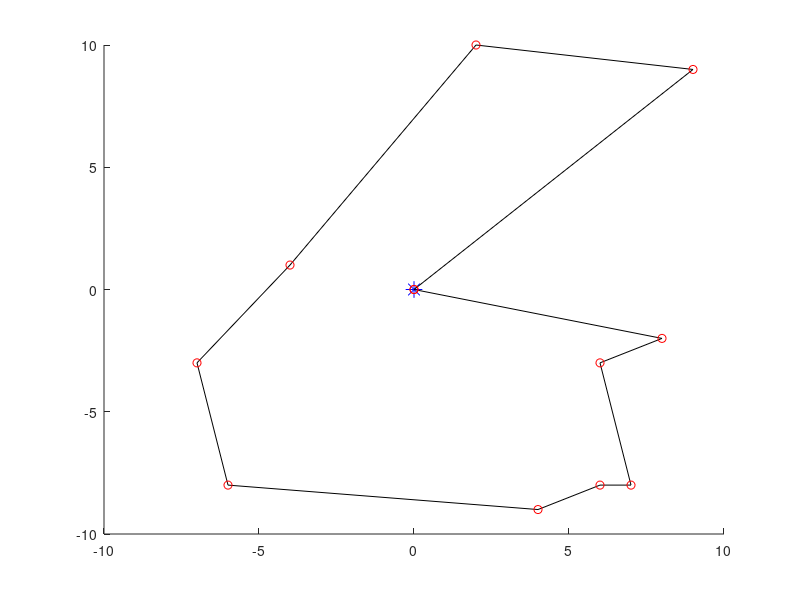
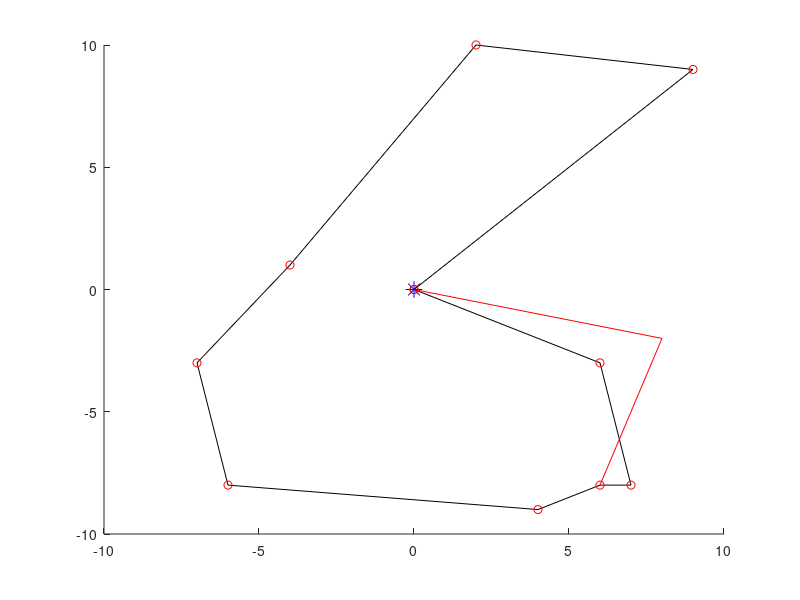
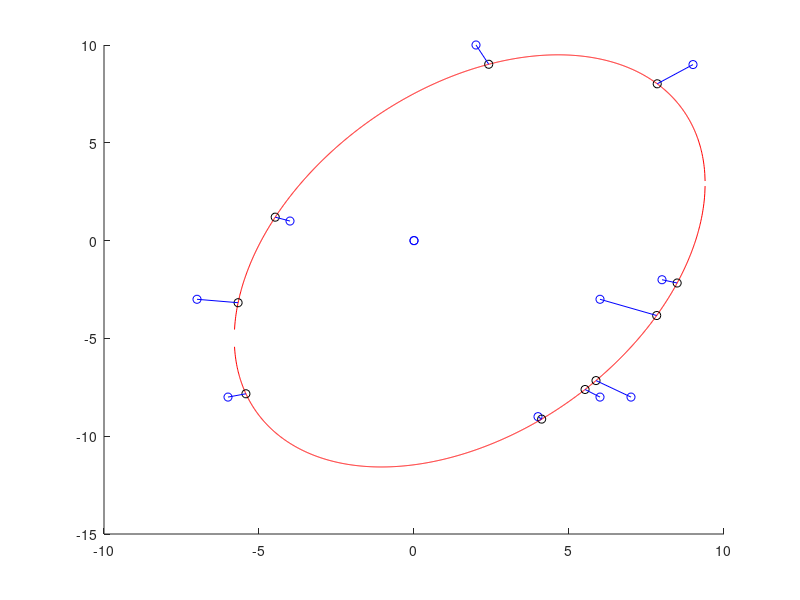

MATLAB code to generate these figures, in order:
function[] = TDRA( )
% This main function will execute the entirety of the Truck and Drone 
% routing algorithm. 

%%%
% When it comes to calculating the "travel time between two customers" we will 
% use the distance between the two nodes for trucks. When calculating the 
% travel time between two customers by UAV, we will use the distance but 
% divided by a speed factor of 1.5.
%%%

    % Variables 
    %      C0            Set of customer locations with depot as the starting
    %                     location where C0.x is the x location of the
    %                     customers and C0.y is the y locations of the
    %                     customers. 
    %       c            Number of customers
    %       U            Set of drones
    %       u            Number of drones
    % aafDistancesTruck  Travel times between two customers i & j by truck
    %     soln           Our representation of the solution where:
    %                      ansoln.Part1 represents the sequence of customers
    %                          visited by the truck
    %                      ansoln.Part2 represents the assignment of
    %                          customers to UAVs & also the sequence of
    %                          visits by each UAV
    %                      ansoln.Part3 represents the launch locations of
    %                          each UAV for every flight
    %                      ansoln.Part4 represents the reconvene locations of
    %                          each UAV for every flight
    %       Rmax         Maximum number of iterations that our heuristic
    %                      will run
    %       WeightInfo   The weight of each heuristic which serves as an
    %                      indicator of the performance of the heuristic

    
    
    
    % Generate customer locations
%     C0.x = (50 - -50)*rand(1, 4) + -50;
%     C0.y = (50 - -50)*rand(1, 4) + -50;
%     C0.x = [ 0 -10 0 0 ]; % we treat the first slot as the depot;
%     C0.y = [ 0 0 -10 -5 ];  % we treat the first slot as the depot;
%     C0.x = [ 0 randi([-10, 10], 1, 10) 0 ];
%     C0.y = [ 0 randi([-10, 10], 1, 10) 0 ];
    
    C0.x = [ 0 -4 -7 -6 4 6 2 9 8 7 6 0 ];
    C0.y = [ 0 1 -3 -8 -9 -3 10 9 -2 -8 -8 0];
    
% %          0  1  2  3  4  0   Customer ID
% %          1  2  3  4  5  6   Indices
%     C0.x = [ 0  8  6 -7  1  0 ];
%     C0.y = [ 0 -2 -3 -3  2  0 ];

%            0  1  2  3  4  5  6  0  Customer ID
%            1  2  3  4  5  6  7  8  Indices
%     C0.x = [ 0 -2 -3  2  2  7 -4  0 ]; 
%     C0.y = [ 0  4  1  4  3  1  3  0 ]; 

% 
%     C0.x = [0, 1, 2, 3, 3, 2, 1, 0 ]
%     C0.y = [0, 1, 1, 0.1, -1, -1, -1, 0]

%%%%%%%%%%%%%%%%%%%%%%%%Testing ellipse fitting %%%%%%%%%%%%%%%%%%%%%%%%
% Slanted ellipse
%     C0.x = [ 1, 2, 3, 4, 4.5, 5, 5.5, 6, 6, 5.7, 5.5, 5, 4, 3, 1, ...
%              -1, -3, -6, -7, -7.5, -7, -6, ...
%              -3, -2, -1, -4, -5];
%     C0.y = [ 7, 6, 5, 4, 3, 2, 0.5, -1, -1.5, -3.5, -4, -5, -5.3, -5.2, -4.5,...
%              8, 8, 7, 6, 4, 2, 0, ...
%              -2.5, -3, -3.5, -1.5, -1];
    

% Ellipse along x axis; This works well 
%     C0.x = [ -3, -2.5, -2, -1.5, -1, -.5, 0, .5, 1, 1.5, 2, 2.5, 3, -3, -2.5, -2, -1.5, -1, -.5, 0, .5, 1, 1.5, 2, 2.5, 3 ];
%     C0.y = [ 0.54, 1.06, 1.34, 1.52, 1.64, 1.71, 1.73, 1.71, 1.64, 1.54, 1.34, 1.06, .54, -0.54, -1.06, -1.34, -1.52, -1.64, -1.71, -1.73, -1.71, -1.64, -1.54, -1.34, -1.06, -.54 ];

% Ellipse along y axis
%     C0.x = [ 0 [ -2 : 0.5 : 2 ] [ -2 : 0.5 : 2 ] 0]
%     C0.y = [0 sqrt( 1 - (C0.x(1 : 9).^2)/4 ) [ -1*sqrt( 1 - (C0.x(10 : 18).^2)/4 ) ] 0 ]
    



    % Plot the customer locations
%     hold on
%     figure( 1 );
%     plot(0,0,'b*', 'MarkerSize', 12)
%     plot(C0.x, C0.y, 'bo')
%     hold off

    
    % Numbers of customers (excluding the depot) 
    c = length(C0.x) - 2;
    
    % Number of drones
    U = [1, 2];
    u = length(U);
    
    % Initial and final temperature (Inputs for SA)
    T0 = 90;
    TFinal = 0.01; 
    Beta_SA = 0.99;
    Imax = 20;
    
    % Calculate the distances between each all points
    % Here, our first row of the columns is how far our depot is from each 
    % of the customers. 
    aafDistances = calculateDistances(C0.x, C0.y);
    
    
    % Initialize solution data structure
    soln.anPart1 = zeros(1, length(C0.x));  % the Truck Route
    soln.anPart2 = [-1];  % Assignment of customers to UAVs
    soln.anPart3 = [-1];  % Launch locations of the UAVs
    soln.anPart4 = [-1];  % Reconvene locations of the UAVs
    
    
    % Generate initial solution s, to the STRPD based on SA
    s = simulatedAnnealing(c, aafDistances, soln, T0, TFinal, Beta_SA, Imax, u);
    
%%%%%%%%%%%%%%%%%%%%%%%%%%%%%%%%%%%%%%%%%%%%%%%%%%%%%%%%%%%%%%%%%%%%%%%%
    % Test plotting our path with drones
    % THis is correct btw
%     s.anPart1 = [ 0 4 2 3 0 ];
%     s.anPart3 = [ 2 -1 ];   % These indices refer to the cell number in part 1, so this is wrong. 
%     s.anPart2 = [ 1 -1 ];   % visits customer 1
%     s.anPart4 = [ 3 -1 ];   % returns to index 2 of s.anPart1 (which is customer 3)
% 
%     s.anPart1 = [ 0 4 3 1 2 0 ];    % MOST RECENT TEST
%     s.anPart3 = [ 1 -1 4 ];
%     s.anPart2 = [ 5 -1 6 ];
%     s.anPart4 = [ 3 -1 5 ]; 
    
%     s.anPart1 = [ 0 4 2 0 ];
%     s.anPart3 = [ 2 3 -1 ];   % These indices refer to the cell number in part 1, so this is wrong. 
%     s.anPart2 = [ 1 3 -1 ];   % visits customer 1
%     s.anPart4 = [ 3 4 -1 ];   % returns to index 2 of s.anPart1 (which is customer 3)

%     s.anPart1 = [ 0 4 2 0 ];
%     s.anPart3 = [ 2 -1 3 ];   % These indices refer to the cell number in part 1, so this is wrong. 
%     s.anPart2 = [ 1 -1 3 ];   % visits customer 1
%     s.anPart4 = [ 3 -1 4 ];   % returns to index 2 of s.anPart1 (which is customer 3)

%     s.anPart1 = [ 0 4 2 0 ];
%     s.anPart3 = [ 2 -1 3 ];   % These indices refer to the cell number in part 1, so this is wrong. 
%     s.anPart2 = [ 1 -1 3 ];   % visits customer 1
%     s.anPart4 = [ 3 -1 4 ];   % returns to index 2 of s.anPart1 (which is customer 3)
%%%%%%%%%%%%%%%%%%%%%%%%%%%%%%%%%%%%%%%%%%%%%%%%%%%%%%%%
%%%%%%%%%%%%%%%%%%%%%%%%%%%%%%%%%%%%%%%%%%%%%%%%%%%%%%%%%%%%%%%%%%%%%%%%

    % Plot the truck and drone route
    plot_route( C0, s, 1);
    
    
    % Initialize best solution, the rsult of the best solution, the 
    % iteration number, and the temperature
    s_best = s;
    fs_best = f(aafDistances, s_best, u);
    
    
    % Elliptical stuff
    solnOut = ellipticalCustomerAssignment( s_best, C0, u);
    
    % ALAN FIX THIS
    % The reason our plot isn't working too well is because for whatever
    % reason, the solnOut is choosing to return to a customer location that
    % is further away than the one it should be returning to . 
    hold on; 
    plot_route( C0, solnOut, 4)
    hold off; 
    
    f(aafDistances, solnOut, u)

    % This is line 4 of Algorithm 1: Outline of the TDRA
    solnTest = apply_heuristic_2_opt(solnOut, C0, aafDistances)

    WeightInfo = weight_init();

    Rmax = 10; 
    for iIter = 1 : Rmax
        nHeuristic = select_heuristic(WeightInfo);
    end
    
end

%%%%%%%%%%%%%%%%%%%%%%%%%%%%%%%%%%%%%%%%%%%%%%%%%%%%%%%%%%%%%%%%%%%%%%%%%%%
function[ ] = plot_route( C0, s, fig_num ) 
% plot_route will take in the customer locations & the initial solution
% produced via the Simulated annealing method. It will then plot the route 
% the truck will take. 
% Input 
%   C0      The locations of all the customers
%   s       The route we are plotting 
%   u       The number of drones 
%  fig_num  The number of the figure
% Output
%   

    % Variables
    %    a, b     Placeholder variables for the coordinates 
    %  nCustInd   counter to keep track of the customer indices 
    
    % Plot the truck route
    nCustInd = 2;
    a = [ 0 ]; 
    b = [ 0 ]; 
    
    % Fill in these a and b arrays
%     for i = s.anPart1( 2 : length(C0.x) - 1 )
    for i = s.anPart1( 2 : length(s.anPart1) - 1)
        a(nCustInd) = C0.x(i+1);
        b(nCustInd) = C0.y(i+1);
        nCustInd = nCustInd + 1; 
        a;
        b;
    end

    a(end + 1) = 0;
    b(end + 1) = 0;


        
    % Initialize the coords visited by the drones
    aanDrones = zeros(length(s.anPart2)-1, 6);
    
    C0;
    s; 
    % Fill in this matrix
    for iCustomer = 1 : length(s.anPart2)        
        if s.anPart2(iCustomer) == -1
            aanDrones( iCustomer, : ) = -1*ones(1, 6);
%             aanDrones = [ aanDrones ; -1*ones(1, 6) ]
            
        else
            aanDrones(iCustomer, 1) = C0.x(s.anPart1(s.anPart3(iCustomer)) + 1);
            aanDrones(iCustomer, 4) = C0.y(s.anPart1(s.anPart3(iCustomer)) + 1);

            aanDrones(iCustomer, 3) = C0.x(s.anPart1(s.anPart4(iCustomer)) + 1);
            aanDrones(iCustomer, 6) = C0.y(s.anPart1(s.anPart4(iCustomer)) + 1);

            aanDrones(iCustomer, 2) = C0.x(s.anPart2(iCustomer) + 1);
            aanDrones(iCustomer, 5) = C0.y(s.anPart2(iCustomer) + 1);
        end
    end
    
    
    
    % Plot the drone route
    aColors = ["r--", "b--", "g--", "k--", "m--"];
        
    % 
    aDimensions = size(aanDrones);
    
    % Plot this stuff
    figure(fig_num)
    hold on; 
    plot(0,0,'b*', 'MarkerSize', 12)
    plot(a, b, 'k-')
    plot(a, b, "ro")
    
    iDrone = 1; 
    for iRow = 1 : aDimensions 
        x = [ 0 ];
        y = [ 0 ]; 
        
        if aanDrones(iRow, 1) == -1
            iDrone = iDrone + 1; 
        else
            for iCol = 1 : 3
                x(iCol) = aanDrones(iRow, iCol);
                y(iCol) = aanDrones(iRow, iCol+3);
            end
            
            plot(x, y, aColors(iDrone));
        end
    end
    hold off; 
end

function[ aafDistances ] = calculateDistances( x, y )
% calculateDistances will calculate the distances between all the points 
%   on the graph
% INPUT
%   x, y   the x and y coordinates of the customers
% OUTPUT
%   aafDistances   An array of distances where D_ij is the distance between 
%                    house i and house j; this matrix should be symmetric

    % Variables
    %
    
    % Initialize the distances array
    aafDistances = zeros(length(x));
    
    % Calculate the distances
    for i = 1 : length(x)
        for j = 1 : length(x)
            aafDistances( i, j ) = sqrt( (x(i) - x(j))^2 + (y(i) - y(j))^2 );
        end
    end
    
end

function[ s_best ] = ...
    simulatedAnnealing( c, aafDistances, soln, T0, TFinal, Beta_SA, Imax, u)
% simulatedAnnealing function will take in an array of distances 
% and will generate a random TRP (traveling repairman problem).
% INPUT
%   c              The length of the soln
%  aafdistances    Array of distances between customers
%  soln            Data structure of solution
%   T0             The initial temperature
%   TFinal         The final temperature we want to approach
%  Beta_SA         The cooling schedule for our simulated annealing
%   Imax           The maximum number of iterations
%   u              The numebr of drones
% OUTPUT
%  s_best          Returns the best solution to the TRP 


    % Variables
    %  soln       Data structure with solutions parts 1, 2, 3, and 4 
    %     s       Solution to the TRP problem
    %  s_best     Best solution
    % fs_best     The result of the best solution7
    %     T       The current temperature of our simulated annealing
    

    % Initialize our current and final temperatures
    T = T0;     
    
    % Generate a ranomd TRP (Traveling Repairman Problem) 
    % randomly insert all customers into vector    
    soln.anPart1 = [ 0 randperm(c) 0 ];
    s = soln; % create duplicate of soln for comparison
    
    % Initilaize the best solution and the best result 
    s_best = s;
    fs_best = f(aafDistances, s, u); 
    
    sPrime = soln;
    
    % Run the simulated annealing process
    while T > TFinal
        for i = 1 : Imax 
            % Find neighbor to s
            sPrime.anPart1 = neighbor(s);
            

            
            % Check if neighbor is better than current solution 
            diff = fs_best - f(aafDistances, sPrime, u);
            
            % Check if neighbor is better
            if f(aafDistances, sPrime, u) < f(aafDistances, s_best, u)
                s_best.anPart1 = sPrime.anPart1;
                fs_best = f(aafDistances, sPrime, u); 
            end
            
            % Boltzmann probability time babbbyyyy
            if rand() < exp(-abs(diff) / T)
                s.anPart1 = sPrime.anPart1;
            end
            
        end
        
        % Cooling schedule
        T = Beta_SA * T; 
    end
    
    
    
end

function[ solnOut ] = ellipticalCustomerAssignment( solnIn, C0, k )
% The ellipticalCustomerAssignment heuristic function will take in a soln
% and then will return another solution. 

% INPUT
%  solnIn      This is the input solution
%  C0          The locations (coordinates) of the customers
%  k           Number of drones
% OUTPUT
%  solnOut     This is the output solution

    % VARIABLES
    %    D        The design matrix
    %    C        The constraint matrix
    %    S        Scatter matrix
    %    V        Matrix with columns being the eigenvectors
    %    D        Matrix where diagonals are eigenvalues
    %    g        Anonymous function for distance from point to conic
    %    h        Anonymous function for distance between two points
    % aVectorScaled  The parameters that create our ellipse
    % anSortedTruckCustomers   Vector of truck customers sorted by distance
    %                          to ellipse
    % aafDistances  Get the distances between all the points
    
    
    % Create matrix of distances
    aafDistances = calculateDistances(C0.x, C0.y);
    
    % Assign initial variables 
    solnOut = solnIn; 
    fSolnOut = f( aafDistances, solnIn, k);
    
    % Fit an ellipse to C0 
    % First create our design matrix
    D = zeros(length(C0.x) - 1, 6);
    for iRow = 1 : length(C0.x) - 1
        D( iRow, 1 ) = (C0.x(iRow))^2;
        D( iRow, 2 ) = C0.x(iRow) * C0.y(iRow);
        D( iRow, 3 ) = (C0.y(iRow))^2;
        D( iRow, 4 ) = C0.x(iRow);
        D( iRow, 5 ) = C0.y(iRow);
        D( iRow, 6 ) = 1;
        

    end
    
    
    % Next our constraint matrix
    C = zeros(6); 
    C(1, 3) = 2;
    C(3, 1) = 2;
    C(2, 2) = -1; 
    
    % Create scatter matrix
    S = D' * D;
    
    % Find our eigenvalues and eigenvectors
    [ eigenvector, eigenvalue ] = eig( S, C );
    
    % Find the smallest eigenvalue
    fMinDiag = inf;
    for iDiagonal = 1 : 6
        if eigenvalue(iDiagonal, iDiagonal) > 1e-6 && eigenvalue(iDiagonal, iDiagonal) < fMinDiag
            iMinDiag = iDiagonal;
            fMinDiag = eigenvalue(iDiagonal, iDiagonal);
        end
    end
    
    
    % Scale the parameters so that a'C*a = 1
    aVector = eigenvector( :, iMinDiag );
    fScaling = aVector' * C * aVector;
    aVectorScaled = aVector / sqrt(fScaling);
        
    
    % This function gives us the algebraic distance of any point (x, y)
    % from the conic. 
    g = @( a, x, y) (a(1)*x.^2 + a(2).*x.*y + a(3)*y.^2 + a(4)*x + a(5)*y + a(6));
    
    
    % Create functions from the quadratic formulas    
    fplus  = @(a, x) ( -(a(2)*x + a(5)) + sqrt( (a(2)*x + a(5)).^2 - 4*a(3)*(a(1)*x.^2 + a(4)*x + a(6)) ) ) / (2*a(3));
    fminus = @(a, x) ( -(a(2)*x + a(5)) - sqrt( (a(2)*x + a(5)).^2 - 4*a(3)*(a(1)*x.^2 + a(4)*x + a(6)) ) ) / (2*a(3));
    
    
    % Create array of points
    afXData = [ min(C0.x) - 10 : 0.01 : max(C0.x) + 10 ];
    % Check to see if the x and y are imaginary
    counter = 1;
    for x = afXData
        if isreal(fplus( aVectorScaled, x )) && fplus( aVectorScaled, x) ~= 0
            afXGoodData(counter) = x;
            afYDataPositive(counter) = fplus( aVectorScaled, x ); 
        end
        
        if isreal(fminus( aVectorScaled, x )) && fminus( aVectorScaled, x) ~= 0
            afYDataNegative(counter) = fminus( aVectorScaled, x );
        end
        
        if isreal(fminus( aVectorScaled, x )) && isreal(fplus( aVectorScaled, x ))
            counter = counter + 1; 
        end
        
        
    end
               
    
    % Plot the points
    figure(12345)
    hold on; 
    plot(C0.x, C0.y, 'bo')
    plot(afXGoodData, afYDataPositive, 'r-')
    plot(afXGoodData, afYDataNegative, 'r-')
    

    
    % Given a customer point (xi, yi), find the point (x, y) on an ellipse
    % that minimizes the distance between (xi, yi) and (x, y)
    
    % Set the max number of iterations, the threshold
    % for convergence
    nMax = 30; 
    fThreshold = 10^(-6);
    
    % Hard code the function and its jacobian
    h = @(x, y, lambda, xi, yi, a) ...
        [ 2*x - 2*xi + 2*a(1)*x*lambda + a(2)*lambda*y + a(4)*lambda; 
          2*y - 2*yi + a(2)*lambda*x + 2*a(3)*lambda*y + a(5)*lambda; 
          a(1)*x^2 + a(2)*x*y + a(3)*y^2 + a(4)*x + a(5)*y + a(6) ];

    h_jacobian = @(x, y, lambda, xi, yi, a) ...
        [ 2 + 2*a(1)*lambda, a(2)*lambda, 2*a(1)*x + a(2)*y + a(4); 
          a(2)*lambda, 2 + 2*a(3)*lambda, a(2)*x + 2*a(3)*y + a(5); 
          2*a(1)*x + a(2)*y + a(4), a(2)*x + 2*a(3)*y + a(5), 0 ];
      
   % Initialize ellipse points
   afEllipse.x = [];
   afEllipse.y = [];
   
   % Initialize vector of distances
   afDistanceFromEllipse = zeros(1, length(C0.x)-2); 
    
   %Instead of iterating through the length of the arrays, iterate through   
   for nCustomer = solnIn.anPart1(2 : end - 1)
       % Set initial guess
       %                  x                y        lambda
       afGuess = [ C0.x(nCustomer + 1); C0.y(nCustomer + 1); 0 ]; 
       
       
       % Get the unknowns
       [ ae_vals, j, aUnknowns ] = ... 
           newtons_method( nMax, afGuess, fThreshold, h, h_jacobian, aVectorScaled, C0, nCustomer+1);
       
       % Plot the point on the ellipse
       plot(aUnknowns(1, j-1), aUnknowns(2, j-1), 'ko')
       
       % Store the ellipse point
       afEllipse.x = aUnknowns(1, j-1);
       afEllipse.y = aUnknowns(2, j-1); 
       
       % Calculate the distance between customers and closest pt on ellipse
       afDistanceFromEllipse( nCustomer ) = sqrt( (afEllipse.x(end) - C0.x(nCustomer+1))^2 + ...
           (afEllipse.y(end) - C0.y(nCustomer+1))^2 );
       
       % Plot those thangs 
       plot( [ C0.x(nCustomer+1); afEllipse.x ], [C0.y(nCustomer+1); afEllipse.y], 'b-' )
%        [ C0.x(nCustomer); afEllipse.x ]
% %        for i = 1 : length(C0.x)
% %            plot( [ C0.x(nCustomer+1); afEllipse.x(nCustomer) ], [C0.y(nCustomer+1); afEllipse.y(nCustomer)], 'b-' )
% %        end
% %        hold off; 
             
              % Final Output Lines
%        fprintf("\n")
%         fprintf("Final Output Line for Part (a)\n")
%         fprintf("Current k    |      e^(k+1)     |      x^(k+1)\n" );
%         fprintf("  %4d       |   %10.10f   |   [ %2.6f ; %2.6f; %2.6f ]   \n", k-2, ae_vals(k-1), aUnknowns(1, k-1), aUnknowns(2, k-1), aUnknowns(3, k-1))
       
   end
    
   hold off;
   
   
   % Sort the customer in descending order from distance to the ellipse
   [ afSortedDistances, anSortedTruckCustomers ] = sort( afDistanceFromEllipse, 2, "descend" );

   afSortedDistances;
   
   
   % Get the distance matrix (the distances between all the points)
   aafDistances = calculateDistances(C0.x, C0.y); 
   
   
    % Now we start looping until no feasible position is available for
    % customers in the list for re-insertion in UAV routes
%     feasible = 1;  %
%     temp_counter = 0;     % this temporary counter will eventually be removed, 
                          % it is taking place of the feasibility thing
           
    bDone = 0;


    
% if for one iteration of the repeat loop, doesn't improve. 


    while ~bDone 
        % Initialize the "previous" best waiting time
        fTotalWaitingTimePrev = fSolnOut; 

        for i = 1 : length(anSortedTruckCustomers)           
            % Store the index of customer i in anSortedTruckCustomers
            jCust = anSortedTruckCustomers(i);  % customer index at index i in anSortedTruckCustomers
            
            % Select customer c_j in the list & remove it from truck route
            solnRemovedCustomer = soln_remove_truck_customer(solnIn, jCust);

%             %%%%% TEMPORARY STUFF REMOVE AFTER TESTING %%%%%
%             solnIn.anPart1 = [0 10 9 8 7 3 5 6 0];
%             solnIn.anPart3 = [ 1 6 -1 2 3 6];
%             solnIn.anPart2 = [11 1 -1 12 4 2];
%             solnIn.anPart4 = [3 7 -1 3 6 7];
%             solnIn
%             jCust = 8  % This is the customer we will be removing
%             %%%%% TEMPORARY STUFF REMOVE AFTER TESTING %%%%%
            
            % Check all potential positions in truck route
            for iTruckStop = 2 : length(solnIn.anPart1) - 1
                % Insert the customer in the truck route
                insertedTruckSoln = ...
                    soln_insert_truck_customer(solnRemovedCustomer, jCust, iTruckStop);
                
                
                % Check feasibility 
                % Totally checking feasibility, yep looks super great
                bFeasible = check_feasibility(insertedTruckSoln);           
                
                % Calculate the total waiting time
                fTruckInsertionWaitingTime = f( aafDistances, insertedTruckSoln, k ); 

                % Compare this s to our original s_out
                if bFeasible && (fTruckInsertionWaitingTime < fSolnOut)
                    solnOut = insertedTruckSoln; 
                    fSolnOut = fTruckInsertionWaitingTime; 
                end
            end

            % Intialize feasibility for inserting customer into drone
%             bFeasible = 1;  
            
            indexindexindex = 1;
            % Check all potential positions in drone route
            for iDrone = 1 : k
                for iStopLeave = 1 : length(solnRemovedCustomer.anPart1)
                    for iStopReturn = iStopLeave + 1 : length(solnRemovedCustomer.anPart1)
                        % Insert the customer in the truck route
                        insertedDroneSoln = ... 
                            soln_add_drone_customer(solnRemovedCustomer,...
                            jCust, iDrone, iStopLeave, iStopReturn);

                        % Check feasibility
                        bFeasible = check_feasibility(insertedDroneSoln, C0, aafDistances);

                        % Let's check what it looks like
%                         hold on; 
%                         plot_route( C0, insertedDroneSoln, indexindexindex)
%                         hold off;
                        
                        % Calculate the total waiting time
                        % note: when calculating wait times, we are using
                        % the CURRENT soln.anPart1 
                        fDroneInsertionWaitingTime = f( aafDistances, insertedDroneSoln, k); 

                        % Compare this to the solnOut
                        if bFeasible && (fDroneInsertionWaitingTime < fSolnOut)
                            solnOut = insertedDroneSoln; 
                            fSolnOut = fDroneInsertionWaitingTime; 
                        end

                        indexindexindex = indexindexindex + 1; 
                    end
                end
            end
        end % here here here


        % Remove the customer from the list
        anSortedTruckCustomers(1) = []; 


        % right here
        if fTotalWaitingTimePrev <= fSolnOut 
            bDone = 1; 
        end
    end

end

function[ ae_vals, k, aUnknowns ] = ...
    newtons_method( nMax, afGuess, fThreshold, h, h_jacobian, a, C0, iCustomer )
% Newton's method will approximate the roots of our function h. For this
% particular problem, h is the gradient of our distance formula. 
% Input
%   nMax               The maximum number of iterations
%   afGuess            Our initial guess
%   fThreshold         The threshold for convergence
%   h                  The function we are trying to find the root of 
%   h_jacobian         The jacobian of function h
%   aVectorScaled      The paramters we found to create our ellipse
%   C0                 Our set of customers
%   iCustomer          The current customer we are at
% Output
%   ae_vals            Array of error values
%   k                  Number of iterations
%   aUnknowns          Array of unknowns we are trying to find

    % Local Variables
    %  k           Number of iterations it took to converge
    %  e           The error value
    %  xi          x coordinate of the customers
    %  yi          y coordinate of the customers
    
    % Initialize k values and error value e
    k = 1; 
    e = 99;   % absurd error value
    
    % Create variables for the x and y coordinates of the customers
    xi = C0.x(iCustomer); 
    yi = C0.y(iCustomer); 
    
    % Initialize vector to hold the updating x, y, and lambda values and
    % vector for e values
    aUnknowns = zeros(3, nMax); 
    ae_vals = zeros(1, nMax); 
    aUnknowns(:, 1) = afGuess; 
    ae_vals(1) = e; 
    
    % Run Newton's Method for the vector case
    while k < nMax + 2 && ae_vals(k) > fThreshold
        aUnknowns(:, k+1) = aUnknowns(:, k) - ... 
            h_jacobian(aUnknowns(1, k), aUnknowns(2, k), aUnknowns(3, k), xi, yi, a) \ ...
            h(aUnknowns(1, k), aUnknowns(2, k), aUnknowns(3, k), xi, yi, a ); 
        
        % Calculate the error
        ae_vals(k+1) = norm( aUnknowns(:, k+1) - aUnknowns(:, k) );
        
        % Print k, the error and the value
%         fprintf("Current k    |      e^(k+1)     |      x^(k+1)\n" );
%         fprintf("  %4d       |   %10.10f   |   [ %2.6f ; %2.6f; %2.6f ]   \n", k-1, ae_vals(k+1), aUnknowns(1, k+1), aUnknowns(2, k+1), aUnknowns(3, k+1))
        
        % Update k 
        k = k + 1; 
    end
end

function[ solnOut ] = soln_remove_truck_customer(solnIn, jCust)
% The soln_remove_truck_Customer function takes in a solution structure and
% the customer j that we will be removing from the truck route. It will
% first loop over soln.anPart1 to find jCust. Then it will "remove him" by
% esentially shifting everyone in solnIn.anPart1 after him down by 1. 
% Input
%  solnIn     The solution we are currently working with
%  jCust      The customer we will be removing from part 1 of solnIn
% Output
%  solnOut    The resulting solution

    % Local variables
    %  iCustomer     counter variable to keep track of the customer index
    %  
    
    % Loop over soln.anPart1 to find jCust
    for iCustomer = 1 : length(solnIn.anPart1)
        if solnIn.anPart1(iCustomer) == jCust
            jCustIndex = iCustomer; 
        end
    end
    
    % Remove jCust and shift everyone down
    solnIn.anPart1(jCustIndex) = [];
    solnIn.anPart1;

    % Shift things in part 3 and part 4 that are after the removal slot
    % down by 1
    nDroneCounter = 1; 
    for nIndex = 1 : length(solnIn.anPart3)
        if solnIn.anPart3(nIndex) < 0
            nDroneCounter = nDroneCounter + 1;
            
        else
            if solnIn.anPart3(nIndex) > jCustIndex  % "if it comes after"
                solnIn.anPart3(nIndex) = solnIn.anPart3(nIndex) - 1;  
            end
            
            if solnIn.anPart4(nIndex) > jCustIndex
                solnIn.anPart4(nIndex) = solnIn.anPart4(nIndex) - 1; 
            end
        end
    end
    
    % Return the solnOut
    solnOut = solnIn; 
  
end

function[ solnOut ] = soln_insert_truck_customer(solnIn, jCust, iStop)
% The soln_insert_truck_customer method will take in the solution, the
% jCustomer we will be inserting, and the place where the truck will be
% inserted. 
% Inputer
%    solnIn    The input solution
%    jCust     the customer that will be inserted
%    iStop     Where the truck will be placed

    % Local Variables
    %
    
    % Initialize the out solution 
    solnOut = solnIn;
    
    % First insert values 1 to iStop - 1
    solnOut.anPart1 = solnIn.anPart1(1 : iStop - 1);
    
    % Next insert jCust
    solnOut.anPart1(iStop) = jCust; 
    
    % Next insert the remaining values iStop to the end of the array
    solnOut.anPart1 = [ solnOut.anPart1 solnIn.anPart1(iStop : end)]; 
    
    % Update anPart3 and anPart4
    nDroneCounter = 1; 
    for nIndex = 1 : length(solnIn.anPart3)
        if solnIn.anPart3(nIndex) < 0
            nDroneCounter = nDroneCounter + 1; 
        else
            if solnIn.anPart3(nIndex) >= iStop
                solnOut.anPart3(nIndex) = solnIn.anPart3(nIndex) + 1; 
            end
            
            if solnIn.anPart4(nIndex) >= iStop
                solnOut.anPart4(nIndex) = solnIn.anPart4(nIndex) + 1; 
            end
        end
    end             
end

function[ solnOut ] = ...
    soln_add_drone_customer(solnIn, jCust, iDrone, iStopLeave, iStopReturn)
% soln_add_drone_customer will take in the current solution data structure,
% the customer we will be including, the drone that will be delivering to
% it as well as where the drone will be departing from and arriving to. 
% Input
%  solnIn       Current solution
%  jCust        Customer we are inserting
%  iDrone       The drone that will be delivering to that customer
%  iStopLeave   The index from which the drone will be leaving (based off
%                of the indices from soln.anPart1) 
%  iStopReturn  The index where the drone will be returning (also based off
%                of the indices from soln.anPart1)

% Output
%  solnOut      The resutling solution. 

    % Local variable
    % iPart3Drone     The drone we are currently looking at in part 3
    
    
    % Find the drone we are looking for in solnIn.anPart3
    iPart3Drone = 1;                   
    nDroneCounter = 1;
    
    % Initialize the solnOut
    solnOut = solnIn; 
    
    while (nDroneCounter ~= iDrone)
        % If we hit a separator (-1) increment the drone
        if (solnIn.anPart3(iPart3Drone) == -1)
            nDroneCounter = nDroneCounter + 1; 
        end
        iPart3Drone = iPart3Drone + 1; 
    end
    
    
    % Look for where iStopLeave fits in solnIn.anPart3 (start from
    % iPart3Drone)
    bPlaced = 0;
    iLeavePlacement = iPart3Drone; 
    while (~bPlaced)        
        % In the case that we want to assign drone n a customer, but there
        % are currently no drone n customers
        if iLeavePlacement > length(solnIn.anPart3)
            % Insert placeholder slot
            solnOut.anPart3(end + 1) = 0;
            solnOut.anPart2(end + 1) = 0; 
            solnOut.anPart4(end + 1) = 0; 
        end
                    
        if (solnOut.anPart3(iLeavePlacement) < iStopLeave)
            % Then we place it in index iLeavePlacement
            bPlaced = 1; 
            
        else
            % We iterate through
            iLeavePlacement = iLeavePlacement + 1; 

        end
    end
    
    
    % Shift oclumns in Part 3 up by 1
    % Shift the columns at & abova where it goes to the right by 1
    solnOut.anPart3 = solnIn.anPart3(1 : iLeavePlacement - 1); 
    
    % Insert the index it will be leaving from
    solnOut.anPart3(iLeavePlacement) = iStopLeave;
    
    % Insert the remaining values iStopLeave to the end of the array
    solnOut.anPart3 = [ solnOut.anPart3 solnIn.anPart3(iLeavePlacement : end) ];
    
    % ----
    % Shift columns in Part 2 up by 1
    % Shift the columns at & abova where it goes to the right by 1
    solnOut.anPart2 = solnIn.anPart2(1 : iLeavePlacement - 1);
    
    % Insert the customer jCust
    solnOut.anPart2(iLeavePlacement) = jCust; 
    
    % Insert the remaining values iStopLeave to the end of the array
    solnOut.anPart2 = [ solnOut.anPart2 solnIn.anPart2(iLeavePlacement : end) ]; 
    
    
    % ----
    % Shift the columns in Part 4 up by 1
    % Shift the columns at & above where it goes to the right by 1
    solnOut.anPart4 = solnIn.anPart4(1 : iLeavePlacement - 1);

    % Insert the customer return index
    solnOut.anPart4( iLeavePlacement ) = iStopReturn; 
    
    % Insert the remaining values iStopLeave to the end of the array
    solnOut.anPart4 = [ solnOut.anPart4 solnIn.anPart4(iLeavePlacement : end) ];       
end

function[ sPrime ] = neighbor( soln )
% The neighbor function will implement the well-known 2-opt method for
% creating neighbors for our current solution s. Here, we must note that
% our 2-opt method will switch two customers within the vector of Parts 1
% and 2. The customers are selected randomly. Our 2-opt is a local search
% heuristic.

% INPUT
%   soln       Current solution data structure.
% OUTPUT
%  sPrime      A neighbor to input solution soln

    % Variables
    %    sPrime    The soln.anPart1 which is the neighbor to our original 
    %                soln.anPart1  
    %  randIndex1  The index of the customer that will be switched out from
    %                part 1 of the soln data structure
    %  randIndex2  The index of the customer that will be switched out from
    %                part 2 of the soln data structure. 
    %    nTemp     A temporary variable that holds the customer at index 
    %                randIndex1
    
    
    % Randomly pick two customer indices from anPart1 
    randIndex1 = -1;
    randIndex2 = -1;
    
    % Make sure that we don't pick the same two indices
    while randIndex1 == randIndex2
        randIndex1 = randi([2, length(soln.anPart1)-1]);
        randIndex2 = randi([2, length(soln.anPart1)-1]); 
    end
    
%     fprintf("Before switching: \n")
%     soln.anPart1
    
    % Switch their positions in soln.anPart1
    nTemp = soln.anPart1(randIndex1);
    soln.anPart1(randIndex1) = soln.anPart1(randIndex2);
    soln.anPart1(randIndex2) = nTemp; 
    
% %     fprintf("after switching: \n")
%     soln.anPart1
    
    % Return the new neighbor to the input solution
    sPrime = soln.anPart1;
    
end

function[ bValid ] = check_flight_validity( aafDistances, nLeaving, nVisiting, nReturning ) 
% Check flight validity will take a matrix of distances, as well as the
% leaving, visiting, and returning nodes of a drone flight path. It will
% then determine if the flight distance of the drone falls within
% parameters. 

% Input
%   aafDistances    Matrix of distances between customer nodes
%   nLeaving        The node from which the drone will be leaving
%   nVisiting       The customer node which the drone visits
%   nReturning      The cusotmer that the drone returns to 
% Output
%   bValid          Boolean variable that determines whether the flight
%                       path is valid

    % Variables
    % maxDistance   The maximum flight distance a drone can fly
    % alpha         The factor by which the flight distance is divided to
    %                 account for drone speed
    % a             Distance from departure to the customer
    % b             Distnace from the customer to the returning depot
    % fDrone Distance   The total "distance" flown by the drone
    

    % Initialize max flight distance, alpha, and boolean valid variable
    maxDistance = 10; 
    alpha = 1.5;
    bValid = 1; 
    
    % Calculate the distance from departure to the customer
    a = aafDistances(nLeaving+1, nVisiting+1); 

    % Calculate the distance from the customer to the returning
    b = aafDistances(nVisiting+1, nReturning+1); 

    % Total drone distance 
    fDroneDistance = (a+b)/alpha; 

    if fDroneDistance > maxDistance
        bValid = 0; 
    end
end

function[ fTotalWaitTime ] = f( aafDistances, soln, k)
% This function f is our wait time function. In this case, we treat
%  the time = distance for our trucks and we calculate the time for the 
%  drones using a speed factor of 1.5

% INPUT
%   aafDistances    Array of floats containing the distances between custs.
%   soln            Data structure of solutions in parts 1, 2, 3 and 4 
%   k               Number of drones
% OUTPUT
%   fTotalWaitTime  Float of total wait time 
    

    % Variables
    %   alpha         Our speed factor for the drones. 
    %   aSoln         Current solution
    
    
    % Initialize constants
    alpha = 1.5;
    
    
    % Create temporary list of customers
    anCustomers = soln.anPart1;
    
    % Create vector arrival and departure times for drones and trucks
    aafDroneArrivalTime = zeros(k, length(aafDistances));
    aafTruckArrivalTime = zeros(1, length(aafDistances));
    aafTruckDepartureTime = zeros(1, length(aafDistances));
    
    % Calculate the total wait time for the truck customers
    iPrevious = 1; 
    for iCustomerIndex = 2 : length(soln.anPart1) % Here iCustomerIndex = 1 & = length(soln.anPart1) are the nodes 
        iDrone = 1; % Initialize drone counter
        
        % Calculate the arrival time of the truck to this node        
%         aafTruckArrivalTime(anCustomers(iCustomerIndex) + 1) = ...
%             aafDistances( anCustomers(iCustomerIndex - 1) + 1, anCustomers(iCustomerIndex) + 1 ) ...
%           + aafTruckArrivalTime( anCustomers(iCustomerIndex - 1) + 1);
        aafTruckArrivalTime(anCustomers(iCustomerIndex) + 1) = ...
            aafDistances( anCustomers(iCustomerIndex - 1) + 1, anCustomers(iCustomerIndex) + 1 ) ...
          + aafTruckDepartureTime( anCustomers(iCustomerIndex - 1) + 1);
        
%         "Put this arrival times in aafTruckDepartureTimes and vector and 
%          then update them if they have a drone approaching that same
%          node. So that if there is no drone going towards customer at
%          iCustomerIndex, then they already have something in their truck
%          arrival time vector. That is, we are assuming that no customer
%          has a drone delivering to them. 
%          NOTE: ASSUME INSTANTANEOUS ARRIVAL AND DEPARTURE
        aafTruckDepartureTime(anCustomers(iCustomerIndex) + 1) = ...
            aafTruckArrivalTime(anCustomers(iCustomerIndex) + 1);
        

        
        for iReconveneIndex = 1 : length(soln.anPart4)
            
            % Check if we have an "X" there
            if soln.anPart4(iReconveneIndex) == -1
                iDrone = iDrone + 1;
            end
            
            % Get the arrival time of the drones
            if iCustomerIndex == soln.anPart4(iReconveneIndex) % This means there is a drone flying to this point

                % calculate distance from departure node to customer node
                a = aafDistances( anCustomers(soln.anPart3(iReconveneIndex)) + 1, soln.anPart2(iReconveneIndex) + 1);
                
                % Calculate distance from customer node to arrival node
                b = aafDistances( soln.anPart2(iReconveneIndex) + 1, anCustomers(soln.anPart4(iReconveneIndex)) + 1);
%                 b = aafDistances( soln.anPart2(iReconveneIndex) + 1, anCustomers(soln.anPart4(iReconveneIndex) + 1) );

                
                aafDroneArrivalTime(iDrone, anCustomers(soln.anPart4(iReconveneIndex)) + 1) = (a + b)/alpha;
                
                %%%% WORKS TILL HERE %%%%
                
                % if Truck is there before the drone, it must wait
                if aafTruckArrivalTime(anCustomers(iCustomerIndex) + 1) < ... 
                        max (aafDroneArrivalTime( :, anCustomers(iCustomerIndex) + 1 ) ) ...
                        + aafTruckDepartureTime(anCustomers(iPrevious) + 1) % added this addition bit

                    aafTruckDepartureTime(anCustomers(iCustomerIndex) + 1) = ...
                        max (aafDroneArrivalTime( :, anCustomers(iCustomerIndex) + 1) ) + ...
                        aafTruckDepartureTime(anCustomers(iPrevious) + 1);
                    % do we need to add everything up to this point to the
                    % distance traveled by the drone??
                elseif aafTruckArrivalTime(anCustomers(iCustomerIndex) + 1) > max( aafDroneArrivalTime( :, iCustomerIndex) )
                    % If the drone is there before the truck
                    aafTruckDepartureTime(anCustomers(iCustomerIndex) + 1) = aafTruckArrivalTime( anCustomers(iCustomerIndex) + 1);
                end
                    
            end
            
        end
       iPrevious = iPrevious + 1;  
    end
    
    
    % Get the total waiting time 
    fTotalWaitTime = aafTruckDepartureTime( soln.anPart1(end - 1) + 1 ); 


%     %% NOTES
%     % WE MIGHT HAVE TO CREATE IF STATEMENT FOR WHAT TO RETURN. For example,
%     % if the last customer is visited by a drone and arrives there before
%     % the truck, we are not interested in waiting for the truck to get
%     % there (since our drone would have already delivered to the customer).
%     %   In this case we don't want to return the aafTruckDepartureTime. 
% 
%     % Potential Fix: in the case that we visit a customer and the drone
%     % gets there faster, IF there is a customer to visit afterwards, THEN
%     % we choose the higher time. ELSE (last customer), we take the minimum.
%     % Look at the picture titled "ECA_fig1"

end

function[ bFeasible ] = check_feasibility( solnIn, C0, aafDistances )
% This function will check the feasibility of the solution that is passed 
% in. It will check that several requirements are satisfied: 
% FOR DRONES: 
% - Travel distance for each drone <= max
% - Leaving stop of drone (part 3) < returning stop of drone (part 4)**
% - No overlapping drone trips (we don't give a drone in the air a delivery)
%       - for each slot in part 4, make sure entry in slot+1 of part 3 is 
%         >= the part 4 value
% GENERAL: 
% - Make sure each customer is delivered to 
% - Battery pack availability/battery life for consecutive trips
% - No out and back trips (covered by **) (part3 == part4)
% TRUCK: 
% - truck must start and end at the depot
% Input
%  solnIn         Input solution
%  C0             The customer locations
%  aafDistances   The distances between customer nodes
% Output
%   bFeasible  Boolean value that is true if the solution is feasible; 
%               false otherwise

    % Local variables
    %  maxDistance     The max distance a drone can fly
    %  alpha           Drone flight multiplier constant
    %  fDroneDistance  The distance flown by a specific drone

    % Initialize drone flight multiplier constant
    alpha = 1.5;

    % Initialize maxDistance variable
    maxDistance = 10; 
    
    % Initialize bFeasible to true
    bFeasible = 1; 

    % Create variable for all of the customers
    anCustomers = solnIn.anPart1; 

    % Make sure that drone isn't traveling back and forth
    iCustIndex = 1; 
    while iCustIndex <= length(solnIn.anPart3) && bFeasible
        if (solnIn.anPart3(iCustIndex) == solnIn.anPart4(iCustIndex) && solnIn.anPart3(iCustIndex) ~= -1)
            bFeasible = 0; 
        end

        if (solnIn.anPart3(iCustIndex) == 1 && (solnIn.anPart4(iCustIndex) == length(solnIn.anPart1)))
            bFeasible = 0; 
        end
        iCustIndex = iCustIndex + 1; 
    end

    % Make sure that the travel distance for each drone is not too far
    i = 1; 
    while i <= length(solnIn.anPart3) && bFeasible
        fDroneDistance = 0; 
        if (solnIn.anPart3(i) ~= -1)
            % Here, we will do the drone flight distance calculation the
            % way we did it in the f() function. 

            % Calculate the distance from departure to the customer
            a = aafDistances( anCustomers(solnIn.anPart3(i)) + 1, solnIn.anPart2(i) + 1); 

            % Calculate the distance from the customer to the arrival
            b = aafDistances( solnIn.anPart2(i) + 1, anCustomers(solnIn.anPart4(i)) + 1); 

            % Total Drone distance
            fDroneDistance = (a+b)/alpha;
        end

        if fDroneDistance > maxDistance
            bFeasible = 0; 
        end
        i = i+1; 
    end
end

% Heuristics
function[ WeightInfo ] = weight_init()
% The weight_init() function will initialize the weights of all the
% heuristics available to us and return a structure that keeps track of
% scores, times, weights, gammas, and segments. 

% Input
% 

% Output
%   WeightInfo          The variable WeightInfo is a data structure with
%                        the following attributes: 
%
%    WeightInfo.afScores  : pi vector which represents the heuristic scores
%    WeightInfo.anTimes   : theta vector which represents the number of
%                            times each heuristic was used 
%    WeightInfo.aafWeights: w_q,l array which represents the weight of
%                            heuristic q (col) used in segment l (row)
%    WeightInfo.fGamma    : a coefficient between 0 and 1 used to balance
%                            between the value of earlier weights and the
%                            new normalized scores
%         .nSegmentCounter: current l 

    % Variables
    %   numHeuristics      The current number of heuristics implemented in
    %                       the code; 

    % Number of heuristics
    numHeuristics = 2; 
    
    % Initialize WeightInfo
    WeightInfo.afScores = zeros(1, numHeuristics); % 2 heuristics 
    WeightInfo.anTimes = zeros(1, numHeuristics); 
    WeightInfo.aafWeights(1, :) = (1/numHeuristics) * ones(1, numHeuristics); 
    WeightInfo.fGamma = 0.2; 
    WeightInfo.nSegmentCounter = 1; 
    
end

function[ nHeuristic ] = select_heuristic( WeightInfo ) 
% The select_heuristic function will take in a WeightInfo variable with a
% structure with the attributes: scores, times, weights, gamma, and segment
% counter. It will calculate the probabilities of the heuristic being
% selected using the WeightInfo.aafWeights attribute. 

% Input
%  WeightInfo       Structure with attributes afScores, anTimes,
%                    aafWeights, fGamma, and nSegmentCounter

% Output
%  nHeuristic       Returns the index associated with the chosen heuristic.
%                    For example, 1 = 2-Opt Heuristic, 2 = 3-opt Heuristic,
%                    3 = Greedy Assignment Heuristic, etc

    % Variables
    %  afProbabilities       Vector of probabilities of each heuristic being selected
    %  fHeuristicWeightSum   The sum of the weights from
    %                           WeightInfo.nSegmentCounter
    %  anSize                The dimensions of the aafWeights attribute

    % Calculate the size
    anSize = size(WeightInfo.aafWeights);

    % Calculate vector of probabilities
    fHeuristicWeightSum = 0; 
    for i = 1 : anSize(2)
        fHeuristicWeightSum = fHeuristicWeightSum + ... 
            WeightInfo.aafWeights(WeightInfo.nSegmentCounter, i); 
    end
    
    afProbabilities = ...
        WeightInfo.aafWeights(WeightInfo.nSegmentCounter, :) / fHeuristicWeightSum; 

    % Split interval 
    afBoundaries = [0]; 

    for i = 1 : length(afProbabilities)
        afBoundaries(i+1) = afBoundaries(i) + afProbabilities(i);
    end
    
    % Randomly select one
    fRand = rand(); 

    % Map the rand # to nHeuristic
    for i = 1 : length(afBoundaries)
        if fRand >= afBoundaries(i)
            nHeuristic = i; 
        end
    end      
end

function[ solnNew ] = apply_heuristic_2_opt( solnCurr, C0, aafDistances )
% This function will implement the 2-opt heuristic which will swap two
% customers within the vector of Parts 1 and 2. The customers are selected
% randomly for the 2-Opt method. Chainging the values in Parts 1 and 2
% while keeping the values in Parts 3 and 4 unchanged may lead to an
% infeasible solution due to the flight range constraint. In the case of
% infeasibility, we use the DRONE PLANNER HEURISTIC. 

% Input
%  solnCurr       The current solution 
%  C0             The locations (coordinates) of the customers
%  aafDistances   The distances between customer node

% Output
%  solnBest   The best solution our algorithm was able to determine

    % Variables
    %  nCustA      Randomly selected customer integer
    %  nCustB      Randomly selected customer integer
    %  nCustomers  Number of customers
    %  nIndA1      Index of customer A if in part 1 (-1 if not in part 1)
    %  nIndB1      Index of customer B if in part 1 (-1 if not in part 1)
    %  nIndA2      Index of customer A if in part 2 (-1 if not in part 1)
    %  nIndB2      Index of customer B if in part 2 (-1 if not in part 1)

    % Get the number of customers
    nCustomers = length(solnCurr.anPart1) - 2; 

    for i = 1 : length(solnCurr.anPart2) 
        if solnCurr.anPart2(i) ~= -1
            nCustomers = nCustomers + 1; 
        end
    end
    
    % Get customers to be swapped
    nCustA = randi([1, nCustomers]); % Ignore the 2 zeros
    nCustB = randi([1, nCustomers]);
    
    while nCustB == nCustA
        nCustB = randi([1, nCustomers]);
    end

    % Find which slot in either part1 or part2 each of A & B are at
    % Part 1
    nIndA1 = -1; 
    nIndB1 = -1; 
    for nIndex = 1 : length(solnCurr.anPart1)
        if nCustA == solnCurr.anPart1(nIndex)
            nIndA1 = nIndex;
        end

        if nCustB == solnCurr.anPart1(nIndex) 
            nIndB1 = nIndex;
        end
    end

    % Part 2
    nIndA2 = -1; 
    nIndB2 = -1; 
    for nIndex = 1 : length(solnCurr.anPart2)
        if nCustA == solnCurr.anPart2(nIndex)
            nIndA2 = nIndex; 
        end

        if nCustB == solnCurr.anPart2(nIndex)
            nIndB2 = nIndex; 
        end
    end

    % Create solnNew and swap the two variables
    solnNew = solnCurr; 

    % customer a in part 1 and customer b in part 2
    if nIndA1 ~= -1 && nIndB2 ~= -1
        tempCust = solnNew.anPart1(nIndA1); 
        solnNew.anPart1(nIndA1) = solnNew.anPart2(nIndB2); 
        solnNew.anPart2(nIndB2) = tempCust; 

    % customer a in part 2 and customer b in part 1
    elseif nIndA2 ~= -1 && nIndB1 ~= -1
        tempCust = solnNew.anPart2(nIndA2); 
        solnNew.anPart2(nIndA2) = solnNew.anPart1(nIndB1); 
        solnNew.anPart1(nIndB1) = tempCust; 

    % customer a and b are in part 1
    elseif nIndA1 ~= -1 && nIndB1 ~= -1
        tempCust = solnNew.anPart1(nIndA1); 
        solnNew.anPart1(nIndA1) = solnNew.anPart1(nIndB1); 
        solnNew.anPart1(nIndB1) = tempCust; 

    % customer a and b are in part 2
    elseif nIndA2 ~= -1 && nIndB2 ~= -1
        tempCust = solnNew.anPart2(nIndA2);
        solnNew.anPart2(nIndA2) = solnNew.anPart2(nIndB2); 
        solnNew.anPart2(nIndB2) = tempCust; 
    end


   % Check the feasibility
   bFeasible = check_feasibility(solnNew, C0, aafDistances); 
   if bFeasible == 0
       solnNew = apply_heuristic_7_drone_planner(solnNew, C0, aafDistances); 

       if check_feasibility(solnNew, C0, aafDistances) == 0
           solnNew = solnCurr; 
       end
   end
end

function[ solnNew ] = apply_heuristic_7_drone_planner(solnIn, C0, aafDistances) 
% This function will apply the drone planner heuristic. 

% Input
%   solnIn          The input solution structure
%   C0              The locations (coordinates) of the customers
%   aafDistances    Matrix of all distances between nodes
% Output
%   solnNew         The new solution created from the drone planner
%                       heuristic

    % Variables
    %   P_j         Nested structure that contains every (i, s) combination
    %               where i, s in V (set of all nodes in the network) &&
    %               the flight from i to j to s is in range (< L) && i and
    %               s are truck customers && i is served before s
    %  nDrones      Number of drones           

    solnNew = solnIn; 
    % Count the number of drones
    if isempty(solnIn.anPart2)
        nDrones = 0; 
    else
        nDrones = 1; 
        i = 1; 
        while i < length(solnIn.anPart2) 
            if solnIn.anPart2(i) == -1 
                nDrones = nDrones + 1; 
            end
            i = i + 1; 
        end
    end

    % Create the P_j variable 
    iDroneCustomer = 1; 
    for iDrone = 1 : nDrones
        while iDroneCustomer < length(solnIn.anPart2) && solnIn.anPart2(iDroneCustomer) ~= -1           
            iRow = 1; 
            for iLeaving = 1 : length(solnIn.anPart1)
                for sReturning = iLeaving + 1 : length(solnIn.anPart1)
                    % Only add solution if it is feasible
                    if check_flight_validity(aafDistances, solnIn.anPart1(iLeaving), solnIn.anPart2(iDroneCustomer), solnIn.anPart1(sReturning))
                        P_j(iDrone).Customer(solnIn.anPart2(iDroneCustomer)).aanCust(iRow, :) = ...
                        [solnIn.anPart1(iLeaving), solnIn.anPart1(sReturning)];
                        iRow = iRow + 1;
                    end
                end
                
            end
            iDroneCustomer = iDroneCustomer + 1; 
        end
        iDroneCustomer = iDroneCustomer + 1; 
    end

    % Run algorithm
    iDroneCustomer = 1; 
    for iteration = 1 : 10
        iDrone = 1; 
        bDone = 0; 
        while iDrone < nDrones && bDone ~= 1
            while iDroneCustomer < length(solnIn.anPart2) && solnIn.anPart2(iDroneCustomer) ~= -1 && bDone ~= 1
                % Select the customer with index iDroneCustomer in the route of UAV iDrone
                nCustomer = solnIn.anPart2(iDroneCustomer); 

                % Randomly pick (i, s) from P_C; If can set, bDone = 1
                
                
                % For all other customers j of current drone


            end
        end
    end







    
end
